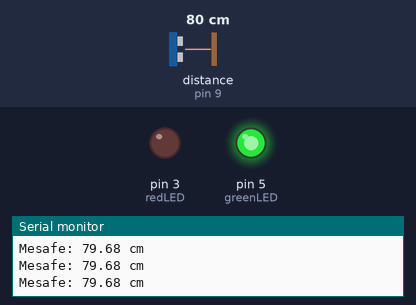
Simulated run of this sketch. Board: Arduino Uno, built with avr-gcc and run on an emulated ATmega328P. On the bench: output pins drawn as LEDs (lit = HIGH), the last lines printed to the serial monitor. Wiring (inferred from the names in the program): ultrasonic range finder: trigger pin 8; echo pin 9. The test bench sets the inputs (shaded band); at power-on: distance to the obstacle (sensor on pin 9) 80 cm. The echo pulse lasts 58.3 µs per cm; pins used as bus, display or sensor lines are not drawn.

Above: at 1.2 s.
1.3 s: distance to the obstacle (sensor on pin 9) set to 44 cm
4.3 s: distance to the obstacle (sensor on pin 9) set to 36 cm
At 4.8 s:
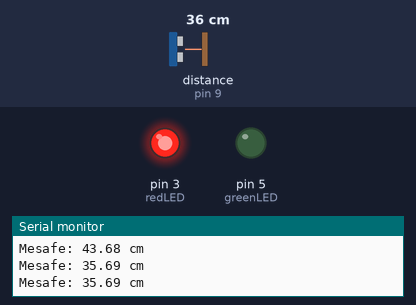
5.9 s: distance to the obstacle (sensor on pin 9) set to 60 cm
At 6.7 s:
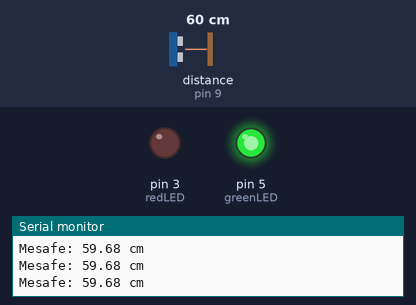
7.4 s: distance to the obstacle (sensor on pin 9) set to 2 cm
At 7.9 s:
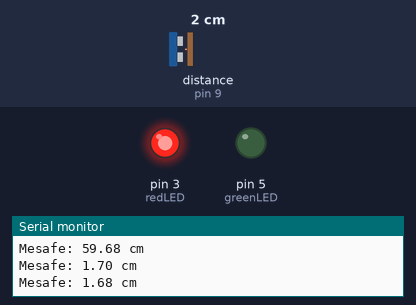
Timing chart, 0 to 10.0 s (numbered marks = the images above; inputs shaded):
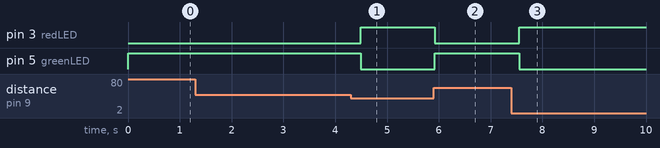

Measured:
- the behaviour switches between 41 and 40 cm on distance to the obstacle (sensor on pin 9) (found by bisection; images 0 and 1)
- after the input at 4.3 s, pin 3 (redLED): LOW → HIGH after 0.20 s; pin 5 (greenLED): HIGH → LOW after 0.20 s
- after the input at 5.9 s, pin 3 (redLED): HIGH → LOW at once; pin 5 (greenLED): LOW → HIGH at once
- after the input at 7.4 s, pin 3 (redLED): LOW → HIGH after 0.15 s; pin 5 (greenLED): HIGH → LOW after 0.15 s

The sketch:

Radar.ino
```cpp
const int trigPin = 8;
const int echoPin = 9;

const int redLED = 3;
const int greenLED = 5;

void setup() {
  pinMode(trigPin, OUTPUT);
  pinMode(echoPin, INPUT);

  pinMode(redLED, OUTPUT);
  pinMode(greenLED, OUTPUT);

  Serial.begin(9600);
}

void loop() {

  digitalWrite(trigPin, LOW);
  delayMicroseconds(5);

  digitalWrite(trigPin, HIGH);
  delayMicroseconds(10);

  digitalWrite(trigPin, LOW);

  long sure = pulseIn(echoPin, HIGH, 30000);

  if (sure == 0) {
    Serial.println("YANKI ALINAMADI!");

    digitalWrite(redLED, LOW);
    digitalWrite(greenLED, LOW);
  }
  else {
    float mesafe = sure * 0.0343 / 2;

    Serial.print("Mesafe: ");
    Serial.print(mesafe);
    Serial.println(" cm");

    if (mesafe <= 40) {
      digitalWrite(redLED, HIGH);
      digitalWrite(greenLED, LOW);
    }
    else {
      digitalWrite(redLED, LOW);
      digitalWrite(greenLED, HIGH);
    }
  }

  delay(200);
}
```
